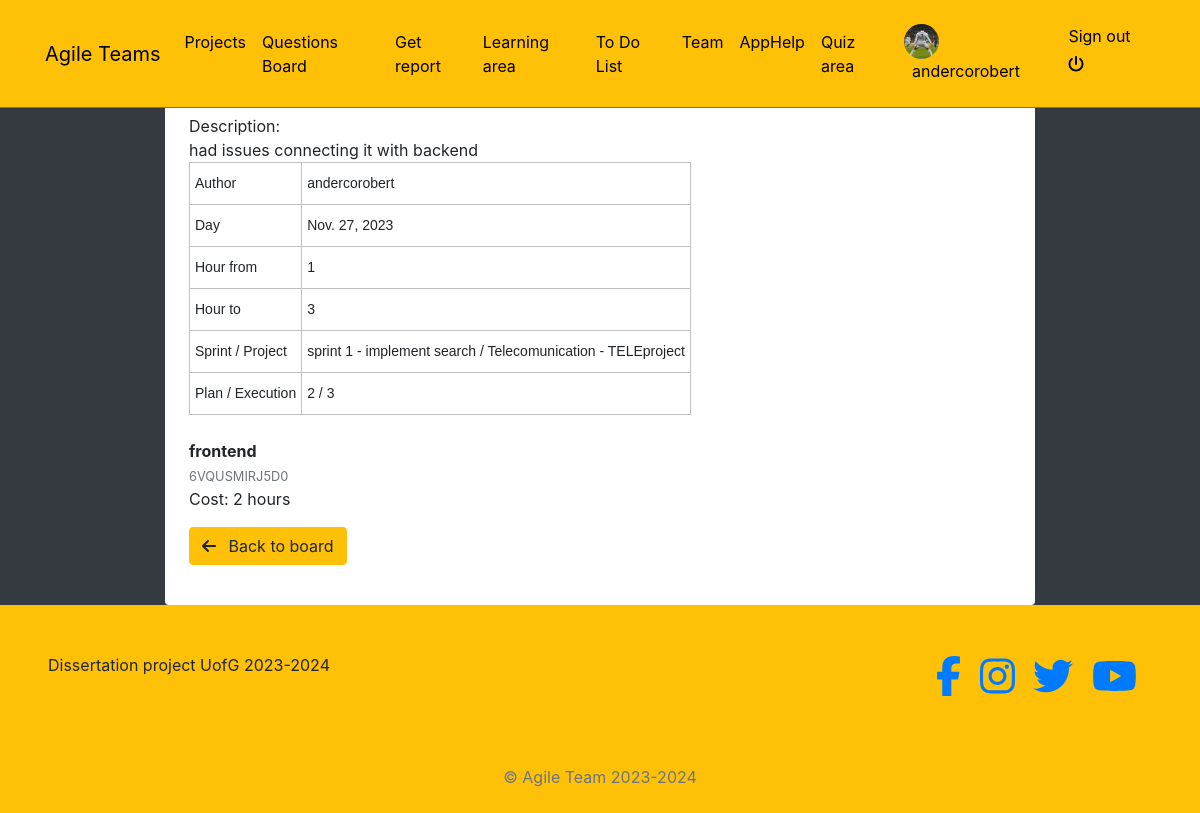
Before: /posts/26/18/detail/ (signed in) with the older database file.
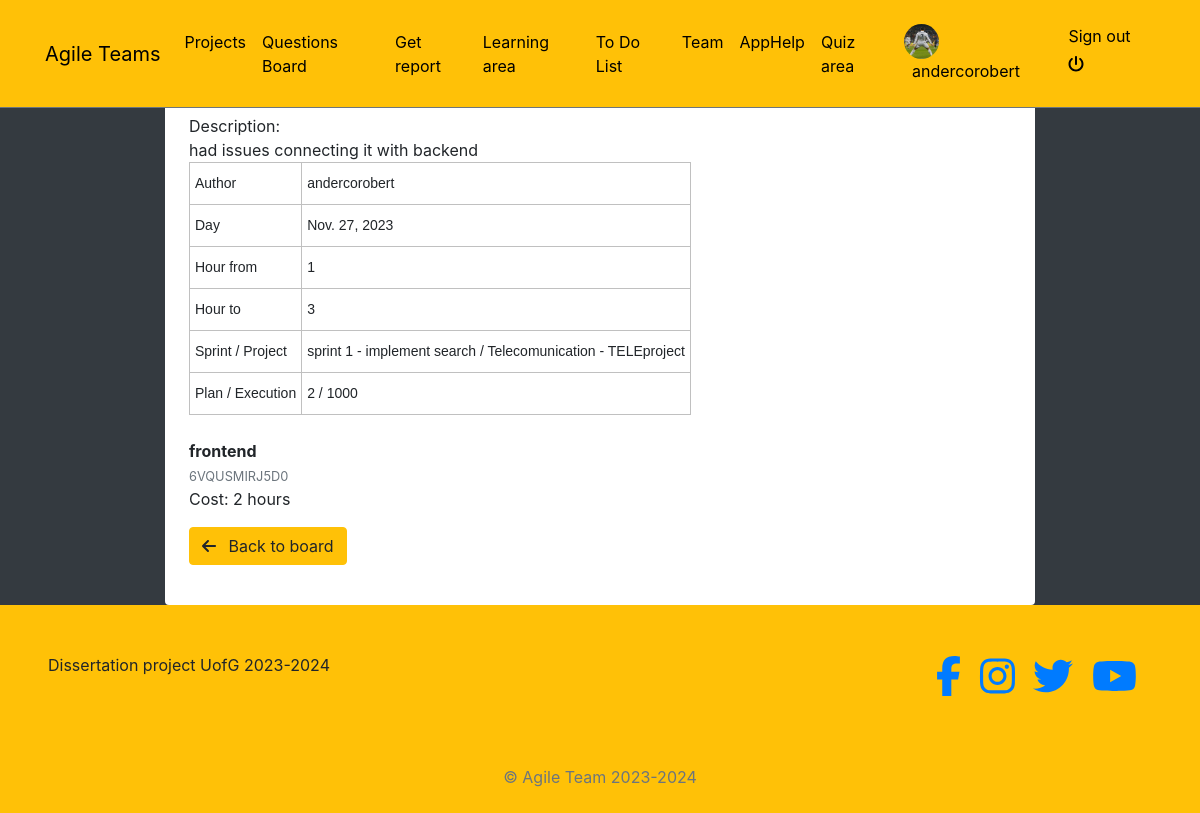
After: the same page with the newer database file.
### posts/models.py (models this page shows, shortened)
class Post(models.Model):
    author = models.ForeignKey(Profile, on_delete=models.CASCADE)
    liked = models.ManyToManyField(Profile, related_name="liked", blank=True)
    updated = models.DateTimeField(auto_now=True)
    created = models.DateTimeField(auto_now_add=True)

class ProblemPost(Post):
    report = models.ForeignKey(Report, on_delete=models.CASCADE)
    problem_reported = models.ForeignKey(ProblemReported, on_delete=models.CASCADE)
    objects = PostManager()

### reports/models.py (models this page shows, shortened)
class Report(models.Model):
    day = models.DateField(default=timezone.now)
    start_hour = models.CharField(max_length=200, choices=hours)
    end_hour = models.CharField(max_length=200, choices=hours)
    user = models.ForeignKey(User, on_delete=models.CASCADE)
    product = models.ForeignKey(Product, on_delete=models.CASCADE)
    plan = models.PositiveIntegerField()
    execution = models.PositiveIntegerField()
    production_line = models.ForeignKey(ProductionLine, on_delete=models.CASCADE)
    updated = models.DateTimeField(auto_now=True)
    created = models.DateTimeField(auto_now_add=True)
    objects=ReportManager()
    class Meta:
        ordering = ('-created',)

class ProblemReported(models.Model):
    category = models.ForeignKey(Category, on_delete=models.CASCADE)
    description = models.TextField()
    problem_id = models.CharField(max_length=12, unique=True, blank=True, default=random_code)
    breakdown = models.PositiveIntegerField()
    public = models.BooleanField(default=True)
    user = models.ForeignKey(User, on_delete=models.CASCADE)
    report = models.ForeignKey(Report, on_delete=models.CASCADE)
    updated = models.DateTimeField(auto_now=True)
    created = models.DateTimeField(auto_now_add=True)
    objects=ProblemReportedManager()
    class Meta:
        verbose_name = "Problem Reported"
        verbose_name_plural = "Problems Reported"

### products/models.py (models this page shows)
class Product(models.Model):
    name = models.CharField(max_length=200)
    description = models.TextField(blank=True, null=True)
    short_code = models.CharField(max_length=200)
    updated = models.TimeField(auto_now=True)
    created = models.TimeField(auto_now_add=True)
    def __str__(self):
        return self.name

### areas/models.py (models this page shows)
class ProductionLine(models.Model):
    name = models.CharField(max_length=200)
    team_leader = models.ForeignKey(Profile, on_delete=models.CASCADE)
    products = models.ManyToManyField(Product)
    def __str__(self):
        return self.name

### categories/models.py (models this page shows)
class Category(models.Model):
    name = models.CharField(max_length=200)
    description = models.TextField(blank=True)
    updated = models.DateTimeField(auto_now=True)
    created = models.DateTimeField(auto_now_add=True)
    def __str__(self):
        return self.name
    class Meta:
        verbose_name = "Category"
        verbose_name_plural = "Categories"

### posts/views.py (the view)
# urls.py: path('<pk1>/<pk>/detail/', ProblemDetailPost.as_view(), name="pp-detail"),
class ProblemDetailPost(LoginRequiredMixin, DetailView):
    model = ProblemPost
    template_name = 'posts/detail.html'
    pk_url_kwarg = 'pk1'

### blogs/context_processors.py (called while the page is built)
def get_categories(request):
    categories = Category.objects.all()
    return dict(categories=categories)

### profiles/context_processors.py (called while the page is built)
def profile_pic(request):
    if request.user.is_authenticated:
        user = request.user
        try:
            profile_obj = Profile.objects.get(user=user)
            pic = profile_obj.profile_picture
        except Profile.DoesNotExist:
            pic = None
        return {'picture':pic}
    return {}

def get_profile(request):
    if request.user.is_authenticated:
        user = request.user
        try:
            profile_obj = Profile.objects.get(user=user)
        except Profile.DoesNotExist:
            pic = None
        return {'profile':profile_obj}
    return {}

### profiles/models.py (called while the page is built)
    def __str__(self):
        return "{}".format(self.user)

### posts/templates/posts/detail.html (shortened to what this page needs)
{% extends 'base.html' %}
{% load crispy_forms_tags %}
{% block content %}
<div class="col-9 mx-auto" style="margin-top: 70px;">
    <div class="bg-white p-4 rounded">
        {% if object.report %}
        Description: <br> {{object.problem_reported.description }}
        <br>
        <table class="tg">
        <tr>
            <th class="tg-ve35">Author</th>
            <th class="tg-wo29">{{ object.author }}</th>
        </tr>
        <tr>
            <td class="tg-wo29">Day</td>
            <td class="tg-wo29">{{ object.report.day }}</td>
        </tr>
        <tr>
            <td class="tg-wo29">Hour from</td>
            <td class="tg-wo29">{{ object.report.start_hour }}</td>
        </tr>
        <tr>
            <td class="tg-wo29">Hour to</td>
            <td class="tg-wo29">{{ object.report.end_hour }}</td>
        </tr>
            <tr>
            <td class="tg-wo29">Sprint / Project</td>
            <td class="tg-wo29">{{ object.report.product }} / {{ object.report.production_line }}</td>
        </tr>
            <tr>
            <td class="tg-wo29">Plan / Execution</td>
            <td class="tg-wo29">{{ object.report.plan }} / {{ object.report.execution }}</td>
        </tr>
        </table>
        <br>
        <strong>{{ object.problem_reported.category }}</strong>
        <br>
        <small class="text-muted">{{object.problem_reported.problem_id }}</small>
        <br>
        Cost: {{object.problem_reported.breakdown }} hours
        <br>
    {% else %}
            {% if object.image %}
                <div class="mb-3"><img class="w-100" src="{{object.image.url}}"></div>
            {% endif %}
            <h5>{{object.title}}</h5>
            <p>{{object.description}}</p>
        {% endif %}
        <div class="row">
            <div class="col-2 my-3">
                <a href="{% url 'posts:post-list' %}">
                    <button class="btn btn-warning">
                        <i class="fas fa-arrow-left mr-2"></i> Back to board
                    </button>
                </a>
            </div>
        </div>
    </div>
</div>
{% endblock content %}

Changed rows visible on the page:
changed through a linked row, ProblemPost "had issues connecting it with backend": report.execution "3" → "1000"
